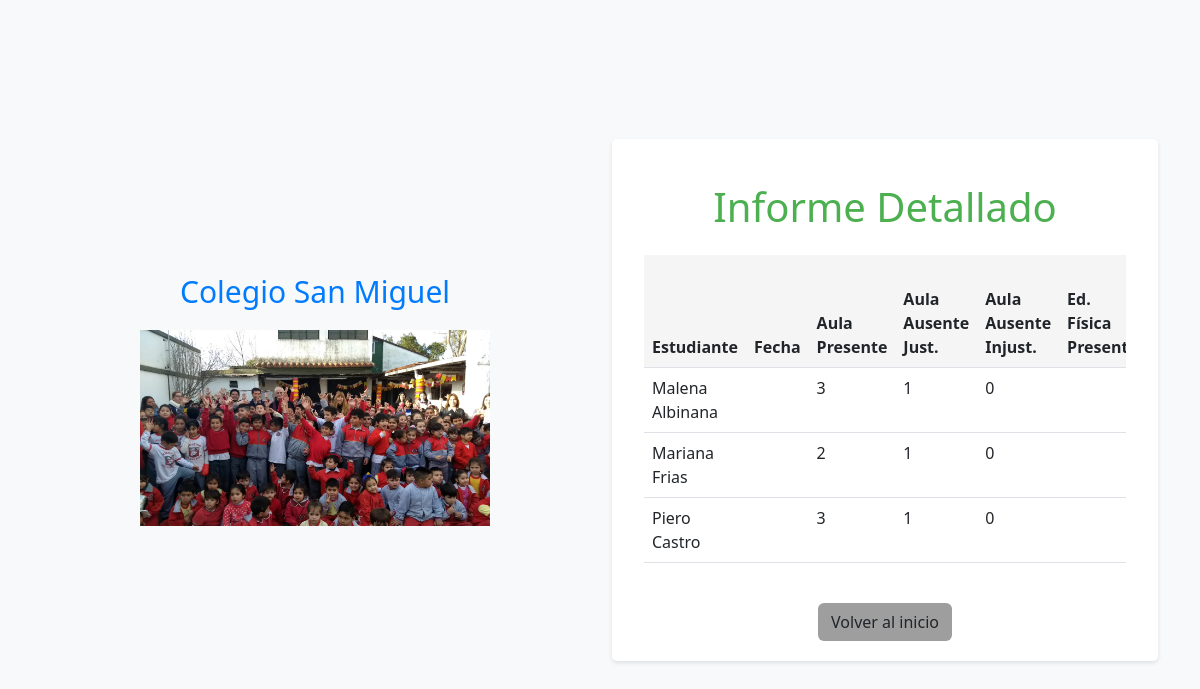
Page /informe?curso_id=1 (signed in) on the committed database.
### src/models.py (models this page shows)
class Estudiante(db.Model):
    __tablename__= 'estudiante'
    id = db.Column(db.Integer, primary_key=True)
    nombre = db.Column(db.String(80), nullable=False)
    apellido = db.Column(db.String(80), nullable=False)
    dni = db.Column(db.String(10), nullable=False)
    idcurso = db.Column(db.Integer, db.ForeignKey('curso.id'), nullable=False)
    idpadre = db.Column(db.Integer, db.ForeignKey('padre.id'))
    asistencias = db.relationship('Asistencia', backref='estudiante', cascade="all, delete-orphan")

### src/informe.py (the view)
@app.route('/informe', methods=['GET'])
def informe():
    preceptor = obtener_id_preceptor()
    if not preceptor:
        return redirect(url_for('login'))
    curso_p = Curso.query.filter_by(idpreceptor=preceptor.id).all()
    curso_id = request.args.get('curso_id', None)
    if not curso_id:
        return render_template('informe_detallado.html', cursos=curso_p)
    estudiantes = Estudiante.query.filter_by(idcurso=curso_id).order_by(Estudiante.nombre, Estudiante.apellido).all()
    informe = []
    for estudiante in estudiantes:
        asistencia = Asistencia.query.filter_by(idestudiante=estudiante.id).all()
        aula = aula_justificada = aula_injustificada = 0
        fisica = fisica_justificada = fisica_injustificada = 0
        for asistencias in asistencia:
            if asistencias.codigoclase == 1:
                if asistencias.asistio == 's':
                    aula += 1
                elif asistencias.asistio == 'n':
                    if asistencias.justificacion:
                        aula_justificada += 1
                    else:
                        aula_injustificada += 1
            elif asistencias.codigoclase == 2:
                if asistencias.asistio == 's':
                    fisica += 1
                elif asistencias.asistio == 'n':
                    if asistencias.justificacion:
                        fisica_justificada += 1
                    else:
                        fisica_injustificada += 1
        total = aula_injustificada + aula_justificada + (fisica_injustificada + fisica_justificada) / 2
        informe.append({
            'estudiante': estudiante,
            'asistencia_fecha': asistencias.fecha.date(),
            'aula': aula,
            'aula_justificada': aula_justificada,
            'aula_injustificada': aula_injustificada,
            'edu_fisica': fisica,
            'fisica_justificada': fisica_justificada,
            'fisica_injustificada': fisica_injustificada,
            'total': total
        })
    return render_template('informe.html', informe=informe, cursos=curso_p)

### src/login.py (called while the page is built)
def obtener_id_preceptor():
    if 'user_id' not in session:
        return None
    return Preceptor.query.get(session['user_id'])

### templates/informe.html (shortened to what this page needs)
{% extends 'base.html' %}
{% block content %}
    <div class="container">
        <h1 class="text-center mt-4" style="color: #4caf50;">Informe Detallado</h1>
        <div class="table-responsive mt-4">
            <table class="table">
                <thead style="background-color: #f5f5f5;">
                    <tr>
                        <th>Estudiante</th>
                        <th>Fecha</th>
                        <th>Aula Presente</th>
                        <th>Aula Ausente Just.</th>
                        <th>Aula Ausente Injust.</th>
                        <th>Ed. Física Presente</th>
                    </tr>
                </thead>
                <tbody>
                    {% for item in informe %}
                        <tr>
                            <td>{{ item.estudiante.nombre }} {{ item.estudiante.apellido }}</td>
                            <td>{{ item.asistencia}}</td>
                            <td>{{ item.aula }}</td>
                            <td>{{ item.aula_justificada }}</td>
                            <td>{{ item.aula_injustificada }}</td>
                            <td>{{ item.fisica }}</td>
                        </tr>
                    {% endfor %}
                </tbody>
            </table>
        </div>
        <div class="text-center mt-4">
            <a class="btn" href="{{ url_for('home') }}" style="background-color: #9e9e9e;">Volver al inicio</a>
        </div>
    </div>
{% endblock %}

### static/css/style.css (style rules this page uses)
a { text-decoration: none; }

### templates/base.html (style rules this page uses)
body { background-color: #f8f9fa; color: #333; }

### rows in the picture
Estudiante: estudiante.nombre "Malena", estudiante.apellido "Albinana"
Estudiante: estudiante.nombre "Mariana", estudiante.apellido "Frias"
Estudiante: estudiante.nombre "Piero", estudiante.apellido "Castro"

### other values in the picture
{{ item.aula }} "3" "2" "3"
{{ item.aula_justificada }} "1" "1" "1"
{{ item.aula_injustificada }} "0" "0" "0"
